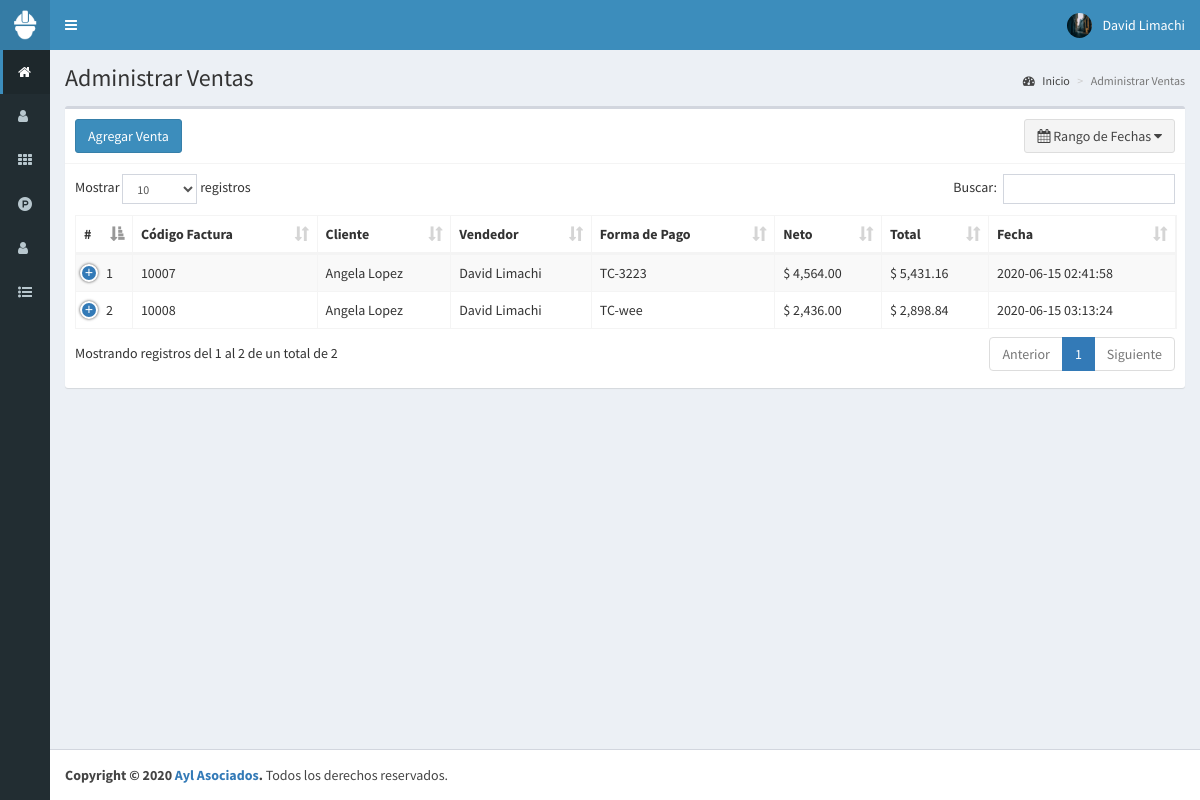
The page /ventas (signed in) on the database its author committed.
### tables this page shows
CREATE TABLE `ventas` (
  `id` int(11) NOT NULL,
  `codigo` int(11) NOT NULL,
  `id_cliente` int(11) NOT NULL,
  `id_vendedor` int(11) NOT NULL,
  `productos` text NOT NULL,
  `impuesto` float NOT NULL,
  `neto` float NOT NULL,
  `total` float NOT NULL,
  `metodo_pago` text NOT NULL,
  `fecha` timestamp NOT NULL DEFAULT current_timestamp() ON UPDATE current_timestamp()
);

CREATE TABLE `clientes` (
  `id` int(11) NOT NULL,
  `nombre` text NOT NULL,
  `documento` int(11) NOT NULL,
  `email` text NOT NULL,
  `telefono` text NOT NULL,
  `direccion` text NOT NULL,
  `fecha_nacimiento` date NOT NULL,
  `compras` int(11) NOT NULL,
  `ultima_compra` datetime NOT NULL,
  `fecha` timestamp NOT NULL DEFAULT current_timestamp() ON UPDATE current_timestamp()
);

CREATE TABLE `usuarios` (
  `id` int(11) NOT NULL,
  `nombre` text NOT NULL,
  `usuario` text NOT NULL,
  `password` text NOT NULL,
  `perfil` text NOT NULL,
  `foto` text NOT NULL,
  `estado` int(11) NOT NULL,
  `ultimo_login` datetime NOT NULL,
  `fecha` timestamp NOT NULL DEFAULT current_timestamp() ON UPDATE current_timestamp()
);

### controladores/plantilla.controlador.php (called while the page is built)
<?php
class ControladorPlantilla{
	static public function ctrPlantilla(){
		include "vistas/plantilla.php";
	}
}

### index.php (called while the page is built, shortened)
<?php
require_once "controladores/plantilla.controlador.php";
require_once "controladores/usuarios.controlador.php";
require_once "controladores/clientes.controlador.php";
require_once "controladores/ventas.controlador.php";
require_once "modelos/usuarios.modelo.php";
require_once "modelos/clientes.modelo.php";
require_once "modelos/ventas.modelo.php";
$plantilla=new ControladorPlantilla();
$plantilla->ctrPlantilla();

### controladores/ventas.controlador.php (called while the page is built, shortened)
<?php
class ControladorVentas{
	static public function ctrRangoFechasVentas($fechaInicial, $fechaFinal){
		$tabla = "ventas";
		$respuesta = ModeloVentas::mdlRangoFechasVentas($tabla, $fechaInicial, $fechaFinal);
		return $respuesta;
	}
}

### modelos/conexion.php (called while the page is built)
<?php
class Conexion{
	static public function conectar(){
		 $link=new PDO("mysql:host=localhost;dbname=pos","root","");
		 $link->exec("set names utf8");
		 return $link;
	}
}

### modelos/ventas.modelo.php (called while the page is built, shortened)
<?php
require_once "conexion.php";
class ModeloVentas{
	static public function mdlRangoFechasVentas($tabla, $fechaInicial, $fechaFinal){
		if($fechaInicial == null){
			$stmt = Conexion::conectar()->prepare("SELECT * FROM $tabla ORDER BY id ASC");
			$stmt -> execute();
			return $stmt -> fetchAll();
		}else if($fechaInicial == $fechaFinal){
			$stmt = Conexion::conectar()->prepare("SELECT * FROM $tabla WHERE fecha like '%$fechaFinal%'");
			$stmt -> bindParam(":fecha", $fechaFinal, PDO::PARAM_STR);
			$stmt -> execute();
			return $stmt -> fetchAll();
		}
	}
}

### controladores/clientes.controlador.php (called while the page is built, shortened)
<?php
class ControladorClientes{
	static public function ctrMostrarClientes($item,$valor){
		$tabla="clientes";
		$respuesta=ModeloClientes::mdlMostrarClientes($tabla,$item,$valor);
		return $respuesta;
	}
}

### modelos/clientes.modelo.php (called while the page is built, shortened)
<?php
require_once "conexion.php";
class ModeloClientes{
	static public function mdlMostrarClientes($tabla,$item,$valor){
		if($item!=null){
			$stmt=Conexion::conectar()->prepare("select * from $tabla where $item=:$item");
			$stmt->bindParam(":".$item,$valor,PDO::PARAM_STR);
			$stmt->execute();
			return $stmt->fetch();
		}else{
			$stmt=Conexion::conectar()->prepare("select * from $tabla");
			$stmt->execute();
			return $stmt->fetchAll();
		}
	}
}

### controladores/usuarios.controlador.php (called while the page is built, shortened)
<?php
class ControladorUsuarios{
	static public function ctrMostrarUsuarios($item,$valor){
		$tabla="usuarios";
		$respuesta=ModeloUsuarios::MdlMostrarUsuarios($tabla,$item,$valor);
		return $respuesta;
	}
}

### modelos/usuarios.modelo.php (called while the page is built, shortened)
<?php
require_once "conexion.php";
class ModeloUsuarios{
	static public function MdlMostrarUsuarios($tabla,$item,$valor){
		if($item!=null){
			$stmt=Conexion::conectar()->prepare("select * from $tabla where $item=:$item");
			$stmt->bindParam(":".$item,$valor,PDO::PARAM_STR);
			$stmt->execute();
			return $stmt->fetch();
		}else{
			$stmt=Conexion::conectar()->prepare("select * from $tabla");
			$stmt->execute();
			return $stmt->fetchAll();
		}
	}
}

### vistas/modulos/ventas.php (the view, shortened to what this page needs)
<div class="content-wrapper">
   <section class="content-header">
     <h1>
       Administrar Ventas
     </h1>
     <ol class="breadcrumb">
       <li><a href="inicio"><i class="fa fa-dashboard"></i> Inicio</a></li>
       <li class="active">Administrar Ventas</li>
     </ol>
   </section>
   <section class="content">
     <div class="box">
       <div class="box-header with-border">
         <a href="crear-venta">
           <button class="btn btn-primary">
             Agregar Venta
           </button>
         </a>
         <button type="button" class="btn btn-default pull-right" id="daterange-btn">
           <span>
           </span>
           <i class="fa fa-caret-down"></i>
         </button>
       </div>
       <div class="box-body">
         <table class="table table-bordered table-striped tablas dt-responsive">
           <thead>
             <tr>
               <th style="width:10px">#</th>
               <th>Código Factura</th>
               <th>Cliente</th>
               <th>Vendedor</th>
               <th>Forma de Pago</th>
               <th>Neto</th>
               <th>Total</th>
               <th>Fecha</th>
             </tr>
           </thead>
           <tbody>
             <?php
                if(isset($_GET["fechaInicial"])){
                 $fechaInicial = $_GET["fechaInicial"];
                 $fechaFinal = $_GET["fechaFinal"];
               }else{
                 $fechaInicial = null;
                 $fechaFinal = null;
               }
               $respuesta=ControladorVentas::ctrRangoFechasVentas($fechaInicial,$fechaFinal);
               foreach ($respuesta as $key => $value) {
                 echo '
                     <tr>
                       <td>'.($key+1).'</td>
                       <td>'.$value["codigo"].'</td>';
                       $itemCliente="id";
                       $valorCliente=$value["id_cliente"];
                       $respuestaCliente=ControladorClientes::ctrMostrarClientes($itemCliente,$valorCliente);
                       echo '<td>'.$respuestaCliente["nombre"].'</td>';
                       $itemUsuario="id";
                       $valorUsuario=$value["id_vendedor"];
                       $respuestaUsuario=ControladorUsuarios::ctrMostrarUsuarios($itemUsuario,$valorUsuario);
                       echo '<td>'.$respuestaUsuario["nombre"].'</td>
                       <td>'.$value["metodo_pago"].'</td>
                       <td>$ '.number_format($value["neto"],2).'</td>
                       <td>$ '.number_format($value["total"],2).'</td>
                       <td>'.$value["fecha"].'</td>
                       <td>
                         <div class="btn-group">
                           <button class="btn btn-info btnImprimirFactura" codigoVenta="'.$value["codigo"].'">
                             <i class="fa fa-print"></i>
                           </button>';
                         echo '</div>
                       </td>
                     </tr>
                    ';
               }
             ?>
           </tbody>
         </table>
       </div>
     </div>
   </section>
 </div>

### rows shown on the page
ventas: codigo "10007", id_cliente.nombre "Angela Lopez", id_vendedor.nombre "David Limachi", metodo_pago "TC-3223", neto "4,564.00", total "5,431.16", fecha "2020-06-15 02:41:58"
ventas: codigo "10008", id_cliente.nombre "Angela Lopez", id_vendedor.nombre "David Limachi", metodo_pago "TC-wee", neto "2,436.00", total "2,898.84", fecha "2020-06-15 03:13:24"

### other values the page prints
$_SESSION["nombre"] "David Limachi"
